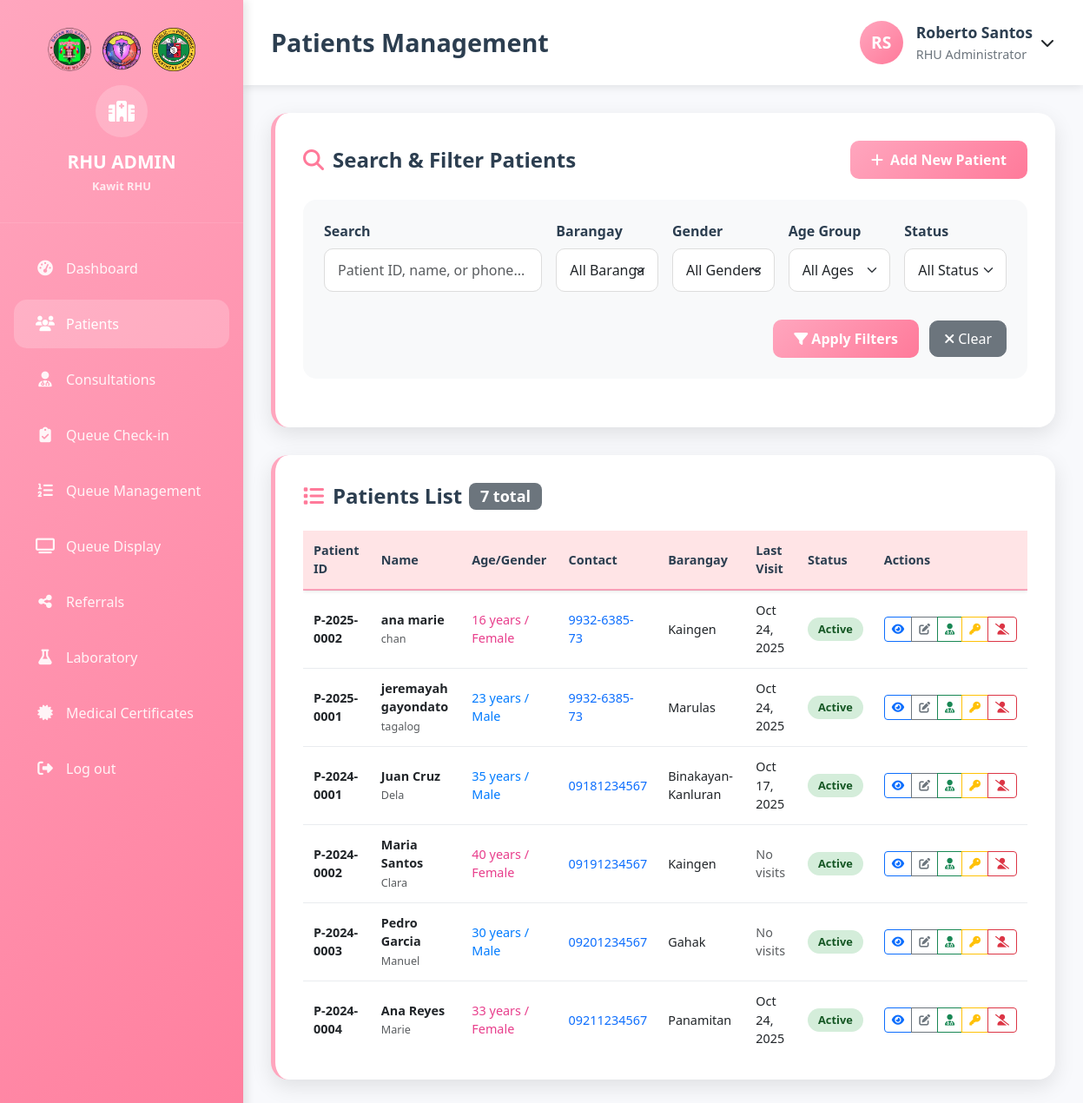
Screenshot of /kawit_rhu/Admin/Rural_Health_Unit/Patients.php (signed in) with the database file from the repository.
### tables this page shows
CREATE TABLE `staff` (
  `id` int(11) NOT NULL,
  `user_id` int(11) DEFAULT NULL,
  `employee_id` varchar(20) NOT NULL,
  `first_name` varchar(50) NOT NULL,
  `middle_name` varchar(50) DEFAULT NULL,
  `last_name` varchar(50) NOT NULL,
  `suffix` varchar(10) DEFAULT NULL,
  `position` varchar(100) NOT NULL,
  `department` enum('RHU','BHS','Pharmacy','Administration') NOT NULL,
  `assigned_barangay_id` int(11) DEFAULT NULL,
  `phone` varchar(15) DEFAULT NULL,
  `email` varchar(100) DEFAULT NULL,
  `date_hired` date DEFAULT NULL,
  `date_terminated` date DEFAULT NULL,
  `employment_status` enum('Active','Inactive','Terminated','On Leave') DEFAULT 'Active',
  `license_number` varchar(50) DEFAULT NULL,
  `license_expiry` date DEFAULT NULL,
  `specialization` varchar(100) DEFAULT NULL,
  `salary` decimal(10,2) DEFAULT NULL,
  `profile_picture` varchar(255) DEFAULT NULL,
  `is_active` tinyint(1) DEFAULT 1,
  `created_at` timestamp NOT NULL DEFAULT current_timestamp(),
  `updated_at` timestamp NOT NULL DEFAULT current_timestamp() ON UPDATE current_timestamp()
);

CREATE TABLE `patients` (
  `id` int(11) NOT NULL,
  `user_id` int(11) DEFAULT NULL,
  `patient_id` varchar(20) NOT NULL,
  `first_name` varchar(50) NOT NULL,
  `middle_name` varchar(50) DEFAULT NULL,
  `last_name` varchar(50) NOT NULL,
  `suffix` varchar(10) DEFAULT NULL,
  `date_of_birth` date NOT NULL,
  `gender` enum('Male','Female','Other') NOT NULL,
  `civil_status` enum('Single','Married','Widowed','Divorced','Separated') DEFAULT 'Single',
  `address` text NOT NULL,
  `barangay_id` int(11) DEFAULT NULL,
  `phone` varchar(15) DEFAULT NULL,
  `email` varchar(100) DEFAULT NULL,
  `blood_type` varchar(5) DEFAULT NULL,
  `allergies` text DEFAULT NULL,
  `medical_history` text DEFAULT NULL,
  `emergency_contact_name` varchar(100) DEFAULT NULL,
  `emergency_contact_phone` varchar(15) DEFAULT NULL,
  `emergency_contact_relationship` varchar(50) DEFAULT NULL,
  `guardian_name` varchar(200) DEFAULT NULL,
  `guardian_relationship` varchar(100) DEFAULT NULL,
  `philhealth_number` varchar(20) DEFAULT NULL,
  `osca_number` varchar(50) DEFAULT NULL,
  `family_number` varchar(50) DEFAULT NULL,
  `pwd_status` enum('YES','NO') DEFAULT 'NO',
  `four_ps_status` enum('YES','NO') DEFAULT 'NO',
  `occupation` varchar(100) DEFAULT NULL,
  `educational_attainment` varchar(50) DEFAULT NULL,
  `religion` varchar(50) DEFAULT NULL,
  `profile_picture` varchar(255) DEFAULT NULL,
  `is_active` tinyint(1) DEFAULT 1,
  `created_at` timestamp NOT NULL DEFAULT current_timestamp(),
  `updated_at` timestamp NOT NULL DEFAULT current_timestamp() ON UPDATE current_timestamp(),
  `temperature` decimal(4,1) DEFAULT NULL COMMENT 'In Celsius',
  `blood_pressure` varchar(20) DEFAULT NULL COMMENT 'Format: 120/80',
  `heart_rate` int(11) DEFAULT NULL COMMENT 'Beats per minute',
  `respiratory_rate` int(11) DEFAULT NULL COMMENT 'Breaths per minute',
  `oxygen_saturation` int(11) DEFAULT NULL COMMENT 'Percentage',
  `weight_kg` decimal(5,2) DEFAULT NULL COMMENT 'Weight in kilograms',
  `height_cm` decimal(5,2) DEFAULT NULL COMMENT 'Height in centimeters',
  `bmi` decimal(4,1) DEFAULT NULL COMMENT 'Calculated BMI',
  `is_current_smoker` enum('YES','NO') DEFAULT 'NO',
  `has_alcohol_intake` enum('YES','NO') DEFAULT 'NO',
  `has_illicit_drug_use` enum('YES','NO') DEFAULT 'NO',
  `eats_unhealthy_foods` enum('YES','NO') DEFAULT 'NO',
  `has_regular_exercise` enum('YES','NO') DEFAULT 'NO',
  `has_hypertension` enum('YES','NO') DEFAULT 'NO',
  `gets_hypertension_meds_from_rhu` enum('YES','NO') DEFAULT 'NO',
  `has_diabetes` enum('YES','NO') DEFAULT 'NO',
  `gets_diabetes_meds_from_rhu` enum('YES','NO') DEFAULT 'NO'
);

CREATE TABLE `barangays` (
  `id` int(11) NOT NULL,
  `barangay_name` varchar(100) NOT NULL,
  `bhs_address` text DEFAULT NULL,
  `contact_number` varchar(20) DEFAULT NULL,
  `bhs_coordinator_id` int(11) DEFAULT NULL,
  `is_active` tinyint(1) DEFAULT 1,
  `created_at` timestamp NOT NULL DEFAULT current_timestamp()
);

### kawit_rhu/Admin/Rural_Health_Unit/Patients.php (the view, shortened to what the rows shown need)
<?php
$host = 'localhost';
$dbname = 'kawit_rhu';
$username = 'root';
$password = '';
try {
    $pdo = new PDO("mysql:host=$host;dbname=$dbname", $username, $password);
    $pdo->setAttribute(PDO::ATTR_ERRMODE, PDO::ERRMODE_EXCEPTION);
} catch(PDOException $e) {
    die("Connection failed: " . $e->getMessage());
}
$stmt = $pdo->prepare("
    SELECT s.*, u.username, u.last_login
    FROM staff s
    JOIN users u ON s.user_id = u.id
    WHERE u.id = ? AND s.department = 'RHU'
");
$stmt->execute([$_SESSION['user_id']]);
$staff = $stmt->fetch(PDO::FETCH_ASSOC);
$page = max(1, intval($_GET['page'] ?? 1));
$limit = 15;
$offset = ($page - 1) * $limit;
$conditions = ['1=1'];
$params = [];
$where_clause = implode(' AND ', $conditions);
$stmt = $pdo->prepare("
    SELECT p.*, b.barangay_name, u.username,
           YEAR(CURDATE()) - YEAR(p.date_of_birth) as age,
           (SELECT COUNT(*) FROM consultations WHERE patient_id = p.id AND status = 'completed') as total_consultations,
           (SELECT MAX(consultation_date) FROM consultations WHERE patient_id = p.id) as last_consultation
    FROM patients p
    LEFT JOIN barangays b ON p.barangay_id = b.id
    LEFT JOIN users u ON p.user_id = u.id
    WHERE $where_clause
    ORDER BY p.created_at DESC
    LIMIT " . intval($limit) . " OFFSET " . intval($offset)
);
$stmt->execute($params);
$patients = $stmt->fetchAll(PDO::FETCH_ASSOC);
?>
<!DOCTYPE html>
<html lang="en">
<head>
    <link href="https://cdnjs.cloudflare.com/ajax/libs/bootstrap/5.3.0/css/bootstrap.min.css" rel="stylesheet">
    <link href="https://cdnjs.cloudflare.com/ajax/libs/font-awesome/6.4.0/css/all.min.css" rel="stylesheet">
    <link rel="stylesheet" href="../../Admin/style.css">
</head>
<body>
    <div class="main-container">
        <div class="main-content">
            <nav class="top-navbar">
                <h1 class="page-title">Patients Management</h1>
                <div class="user-info">
                    <div class="user-avatar">
                        <?php
                        $initials = strtoupper(substr($staff['first_name'], 0, 1) . substr($staff['last_name'], 0, 1));
                        echo $initials;
                        ?>
                    </div>
                    <div class="user-details">
                        <div class="user-name"><?php echo htmlspecialchars($staff['first_name'] . ' ' . $staff['last_name']); ?></div>
                        <div class="user-role"><?php echo htmlspecialchars($staff['position']); ?></div>
                    </div>
                    <div class="dropdown">
                        <button class="btn btn-link text-dark p-0 ms-2" type="button" data-bs-toggle="dropdown" style="text-decoration: none;">
                        </button>
                    </div>
                </div>
            </nav>
            <div class="dashboard-content">
                <div class="content-section">
                    <?php if (!empty($patients)): ?>
                        <div class="table-responsive d-none d-md-block">
                            <table class="data-table">
                                <thead>
                                    <tr>
                                        <th>Patient ID</th>
                                        <th>Name</th>
                                        <th>Age/Gender</th>
                                        <th>Contact</th>
                                        <th>Barangay</th>
                                        <th>Last Visit</th>
                                        <th>Status</th>
                                        <th>Actions</th>
                                    </tr>
                                </thead>
                                <tbody>
                                    <?php foreach ($patients as $patient): ?>
                                        <tr>
                                            <td>
                                                <strong><?php echo htmlspecialchars($patient['patient_id']); ?></strong>
                                            </td>
                                            <td>
                                                <div>
                                                    <strong><?php echo htmlspecialchars($patient['first_name'] . ' ' . $patient['last_name']); ?></strong>
                                                    <?php if ($patient['middle_name']): ?>
                                                        <br><small class="text-muted"><?php echo htmlspecialchars($patient['middle_name']); ?></small>
                                                    <?php endif; ?>
                                                </div>
                                            </td>
                                            <td>
                                                <span class="gender-<?php echo strtolower($patient['gender']); ?>">
                                                    <?php echo $patient['age']; ?> years / <?php echo $patient['gender']; ?>
                                                </span>
                                            </td>
                                            <td>
                                                <?php if ($patient['phone']): ?>
                                                    <a href="tel:<?php echo $patient['phone']; ?>" class="text-decoration-none">
                                                        <?php echo htmlspecialchars($patient['phone']); ?>
                                                    </a>
                                                <?php else: ?>
                                                    <span class="text-muted">No phone</span>
                                                <?php endif; ?>
                                            </td>
                                            <td><?php echo htmlspecialchars($patient['barangay_name'] ?? 'Not specified'); ?></td>
                                            <td>
                                                <?php if ($patient['last_consultation']): ?>
                                                    <?php echo date('M j, Y', strtotime($patient['last_consultation'])); ?>
                                                <?php else: ?>
                                                    <span class="text-muted">No visits</span>
                                                <?php endif; ?>
                                            </td>
                                            <td>
                                                <span class="status-badge status-<?php echo $patient['is_active'] ? 'active' : 'inactive'; ?>">
                                                    <?php echo $patient['is_active'] ? 'Active' : 'Inactive'; ?>
                                                </span>
                                            </td>
                                            <td>
                                                <div class="btn-group">
                                                    <button class="btn btn-sm btn-outline-primary"
                                                            onclick="viewPatient(<?php echo $patient['id']; ?>)"
                                                            title="View Details">
                                                        <i class="fas fa-eye"></i>
                                                    </button>
                                                    <button class="btn btn-sm btn-outline-secondary"
                                                            onclick="editPatient(<?php echo $patient['id']; ?>)"
                                                            title="Edit Patient">
                                                        <i class="fas fa-edit"></i>
                                                    </button>
                                                    <a href="Consultation.php?patient_id=<?php echo $patient['id']; ?>"
                                                       class="btn btn-sm btn-outline-success"
                                                       title="New Consultation">
                                                        <i class="fas fa-user-md"></i>
                                                    </a>
                                                    <button class="btn btn-sm btn-outline-warning"
                                                            onclick="changePassword(<?php echo $patient['id']; ?>, '<?php echo htmlspecialchars($patient['first_name'] . ' ' . $patient['last_name']); ?>')"
                                                            title="Change Password">
                                                        <i class="fas fa-key"></i>
                                                    </button>
                                                    <?php if ($patient['is_active']): ?>
                                                        <button class="btn btn-sm btn-outline-danger"
                                                                onclick="deactivatePatient(<?php echo $patient['id']; ?>)"
                                                                title="Deactivate Patient">
                                                            <i class="fas fa-user-slash"></i>
                                                        </button>
                                                    <?php endif; ?>
                                                </div>
                                            </td>
                                        </tr>
                                    <?php endforeach; ?>
                                </tbody>
                            </table>
                        </div>
                    <?php endif; ?>
                </div>
            </div>
        </div>
    </div>
</body>
</html>

### rows the page displays
staff: initials "RS", first_name+last_name "Roberto Santos", position "RHU Administrator"
patients: patient "P-2025-0002", first_name+last_name "ana marie", middle_name "chan", age "16", gender "Female", phone "9932-6385-73", barangay.barangay_name "Kaingen", last_consultation "Oct 24, 2025", is_active "Active"
patients: patient "P-2025-0001", first_name+last_name "jeremayah gayondato", middle_name "tagalog", age "23", gender "Male", phone "9932-6385-73", barangay.barangay_name "Marulas", last_consultation "Oct 24, 2025", is_active "Active"
patients: patient "P-2024-0001", first_name+last_name "Juan Cruz", middle_name "Dela", age "35", gender "Male", phone "09181234567", barangay.barangay_name "Binakayan-Kanluran", last_consultation "Oct 17, 2025", is_active "Active"
patients: patient "P-2024-0002", first_name+last_name "Maria Santos", middle_name "Clara", age "40", gender "Female", phone "09191234567", barangay.barangay_name "Kaingen", shows "No visits", is_active "Active"
patients: patient "P-2024-0003", first_name+last_name "Pedro Garcia", middle_name "Manuel", age "30", gender "Male", phone "09201234567", barangay.barangay_name "Gahak", shows "No visits", is_active "Active"
patients: patient "P-2024-0004", first_name+last_name "Ana Reyes", middle_name "Marie", age "33", gender "Female", phone "09211234567", barangay.barangay_name "Panamitan", last_consultation "Oct 24, 2025", is_active "Active"

### other values shown
$total_patients "7"
